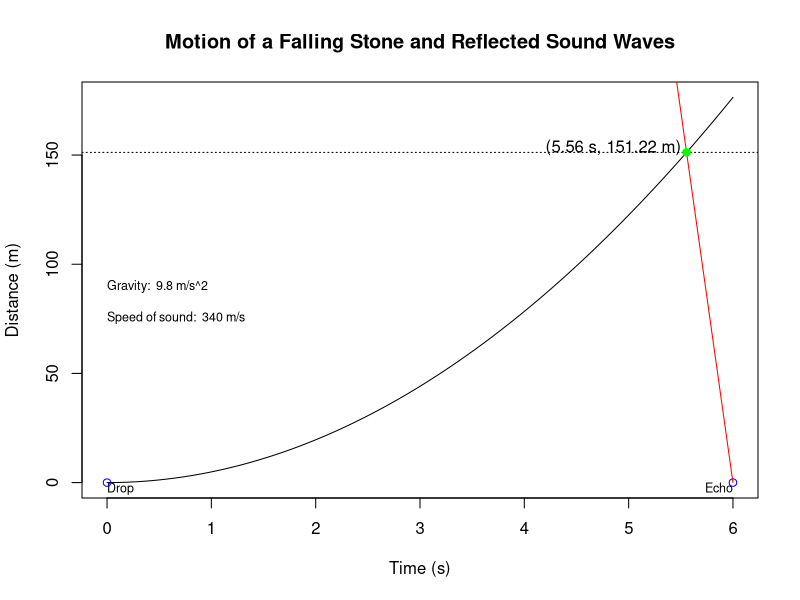

Generate this figure with R:
# stone dropped in well 6 seconds till thud (no splash)
#!/usr/bin/env Rscript
# get filename to work on
# test if there is at least one argument: if not, return an error
if (interactive()) {
  interactive <- interactive()
  #probably running on my laptop so set these manually for testing through gui (rstudio)
  filename <- "stoneDrop.svg"
  setwd("/Users/seandonnellan/Documents/Github/donnels/r/data")
} else {
  #probably running in a docker or similar
  args <- commandArgs(trailingOnly = TRUE)
  if (length(args)==0) {
    stop("At least one argument must be supplied (input file)", call.=FALSE)
  } else {
    filename <- args[1]
  }
}
svg(file = filename )


vars <- data.frame( echo = 6, g = 9.8, v_snd = 340)
t <- seq(0, vars$echo , length.out = 10000) # time interval of ECHO seconds and n points
df <- data.frame( t = t,
  ix_sound = rev(vars$v_snd * t), # ... and the sound backwards in time
  x = 1/2 * vars$g * t^2 ) # Calculate distance traveled by the stone forwards in time ... 
# Plot the motion of the stone 
plot(df$t, df$x, type = "l", xlab = "Time (s)", ylab = "Distance (m)",
     main = "Motion of a Falling Stone and Reflected Sound Waves")
text(0, 0, "Drop", adj = c(0,1), cex = .75) # the dropping point
points(0, 0, col="blue") # drop label
text(vars$echo, 0, "Echo", adj = c(1,1), cex = .75) # the sound heard
points(vars$echo, 0, col="blue") # echo label
lines(df$t, df$ix_sound, col = "red") # plot Sound running back in time
df$diff_dist <- abs(df$x - df$ix_sound) # Calculate the difference between the distances traveled
result <- data.frame( x_t = df$t[which.min(df$diff_dist)], x_m = df$x[which.min(df$diff_dist)] )
abline(h = result$x_m, lty="dotted") # plot the y intersect
points(result$x_t, result$x_m, col="green", pch=19) # plot the intersect point
text(result$x_t, result$x_m, sprintf("(%.2f s, %.2f m) ", result$x_t, result$x_m), adj=c(1,0)) # add the label
text(0, (max(df$x)/2), paste("Gravity: ", vars$g, "m/s^2"), adj=c(0,0), cex = .75) # add var values
text(0, (max(df$x)/2.25), paste("Speed of sound: ", vars$v_snd, "m/s"), adj=c(0,1), cex = .75) # add var values

dev.off()